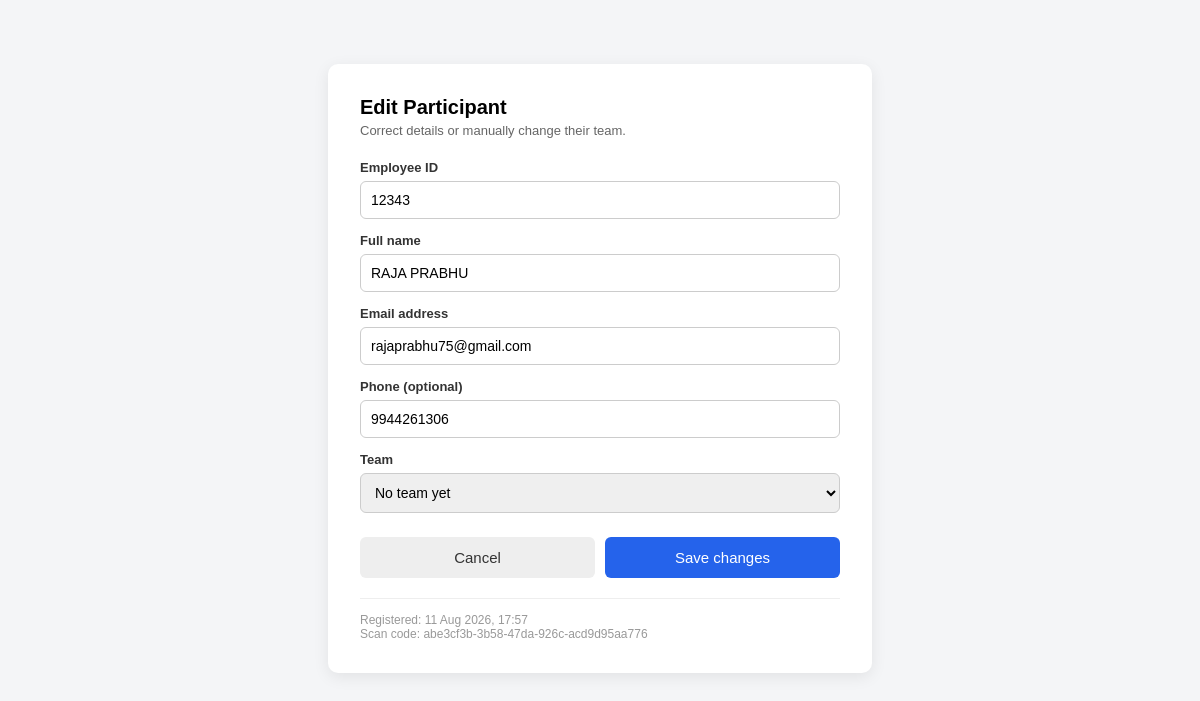
The page /admin/edit/1 (signed in) on the database as committed earlier.
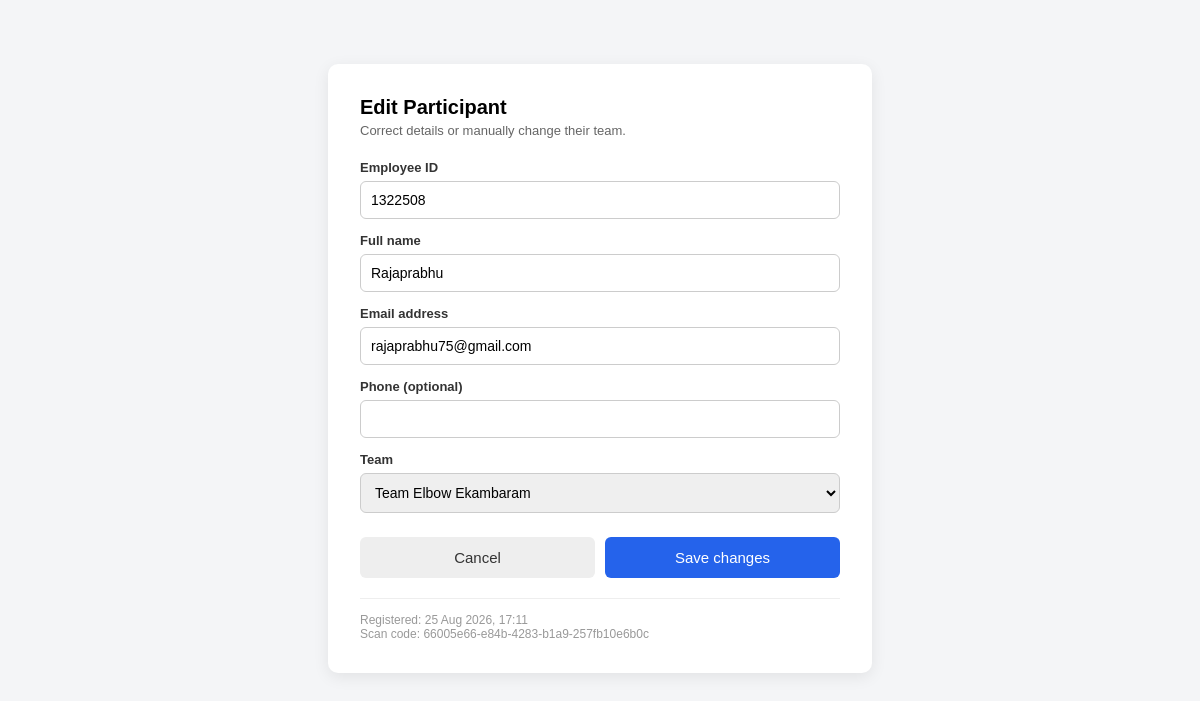
The same page on the database as committed later.
### app.py (models this page shows, shortened)
class Participant(db.Model):
    id = db.Column(db.Integer, primary_key=True)
    emp_id = db.Column(db.String(30), nullable=True)
    name = db.Column(db.String(120), nullable=False)
    email = db.Column(db.String(120), nullable=False, unique=True)
    phone = db.Column(db.String(20))
    unique_code = db.Column(db.String(36), unique=True, nullable=False)
    team = db.Column(db.String(50), nullable=True)
    registered_at = db.Column(db.DateTime, default=datetime.utcnow)
    scanned_at = db.Column(db.DateTime, nullable=True)
    email_sent = db.Column(db.Boolean, default=False)

### app.py (the view, shortened to what this page needs)
@app.route(
    '/admin/edit/<int:participant_id>',
    methods=['GET', 'POST']
)
@admin_required
def admin_edit(participant_id):
    participant = Participant.query.get_or_404(
        participant_id
    )
    return render_template(
        'admin_edit.html',
        event_name=EVENT_NAME,
        participant=participant,
        teams=TEAMS
    )

### app.py (called while the page is built, shortened)
def admin_required(view_func):
    @wraps(view_func)
    def wrapped(*args, **kwargs):
        return view_func(*args, **kwargs)
    return wrapped

### templates/admin_edit.html (shortened to what this page needs)
<!doctype html>
<html lang="en">
<head>
</head>
<body>
  <div class="card">
    <h1>Edit Participant</h1>
    <div class="sub">Correct details or manually change their team.</div>
    <form method="post">
      <label for="emp_id">Employee ID</label>
      <input type="text" id="emp_id" name="emp_id" value="{{ participant.emp_id or '' }}" inputmode="numeric" pattern="[0-9]*" title="Numbers only" required>
      <label for="name">Full name</label>
      <input type="text" id="name" name="name" value="{{ participant.name }}" required>
      <label for="email">Email address</label>
      <input type="email" id="email" name="email" value="{{ participant.email }}" required>
      <label for="phone">Phone (optional)</label>
      <input type="tel" id="phone" name="phone" value="{{ participant.phone or '' }}">
      <label for="team">Team</label>
      <select id="team" name="team">
        <option value="" {% if not participant.team %}selected{% endif %}>No team yet</option>
        {% for t in teams %}
          <option value="{{ t }}" {% if participant.team == t %}selected{% endif %}>Team {{ t }}</option>
        {% endfor %}
      </select>
      <div class="actions">
        <a href="{{ url_for('admin') }}" class="cancel-link">Cancel</a>
        <button type="submit" class="save-btn">Save changes</button>
      </div>
    </form>
    <div class="meta">
      Registered: {{ participant.registered_at.strftime('%d %b %Y, %H:%M') if participant.registered_at else '—' }}<br>
      Scan code: {{ participant.unique_code }}
    </div>
  </div>
</body>
</html>

Rows that differ between the two databases and show on the page:
changed Participant "rajaprabhu75@gmail.com": emp_id "12343" → "1322508"; name "RAJA PRABHU" → "Rajaprabhu"; team "No team yet" → "Team Elbow Ekambaram"; registered_at "11 Aug 2026, 17:57" → "25 Aug 2026, 17:11"; unique_code "abe3cf3b-3b58-47da-926c-acd9d95aa776" → "66005e66-e84b-4283-b1a9-257fb10e6b0c"; phone "9944261306" → (not shown)
